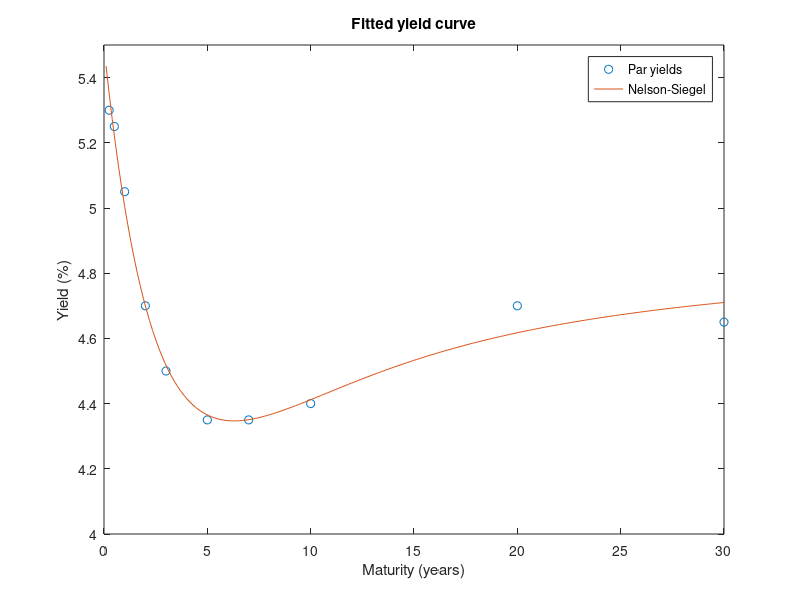

This chart was generated by the following MATLAB code:
% A Nelson-Siegel curve fitted to ten par yields: level, slope, curvature and
% a decay time, the form many central banks use to publish curves.
mat = [0.25 0.5 1 2 3 5 7 10 20 30]';
y = [5.30 5.25 5.05 4.70 4.50 4.35 4.35 4.40 4.70 4.65]' / 100;
ns = @(b, t) b(1) + b(2)*(1 - exp(-t/b(4)))./(t/b(4)) + b(3)*((1 - exp(-t/b(4)))./(t/b(4)) - exp(-t/b(4)));
b = lsqnonlin(@(b) ns(b, mat) - y, [0.045 0.01 -0.01 2]);
fit = ns(b, mat);
fprintf('level %.2f%%, slope %.2f%%, curvature %.2f%%, decay %.1f years\n', 100*b(1), 100*b(2), 100*b(3), b(4));
fprintf('largest miss %.1f basis points across %d maturities\n', 1e4*max(abs(fit - y)), numel(mat));

t = linspace(0.1, 30, 200);
plot(mat, 100*y, 'o', t, 100*ns(b, t));
xlim([0 30]); ylim([4 5.5]);
legend('Par yields', 'Nelson-Siegel');
title('Fitted yield curve');
xlabel('Maturity (years)');
ylabel('Yield (%)');
